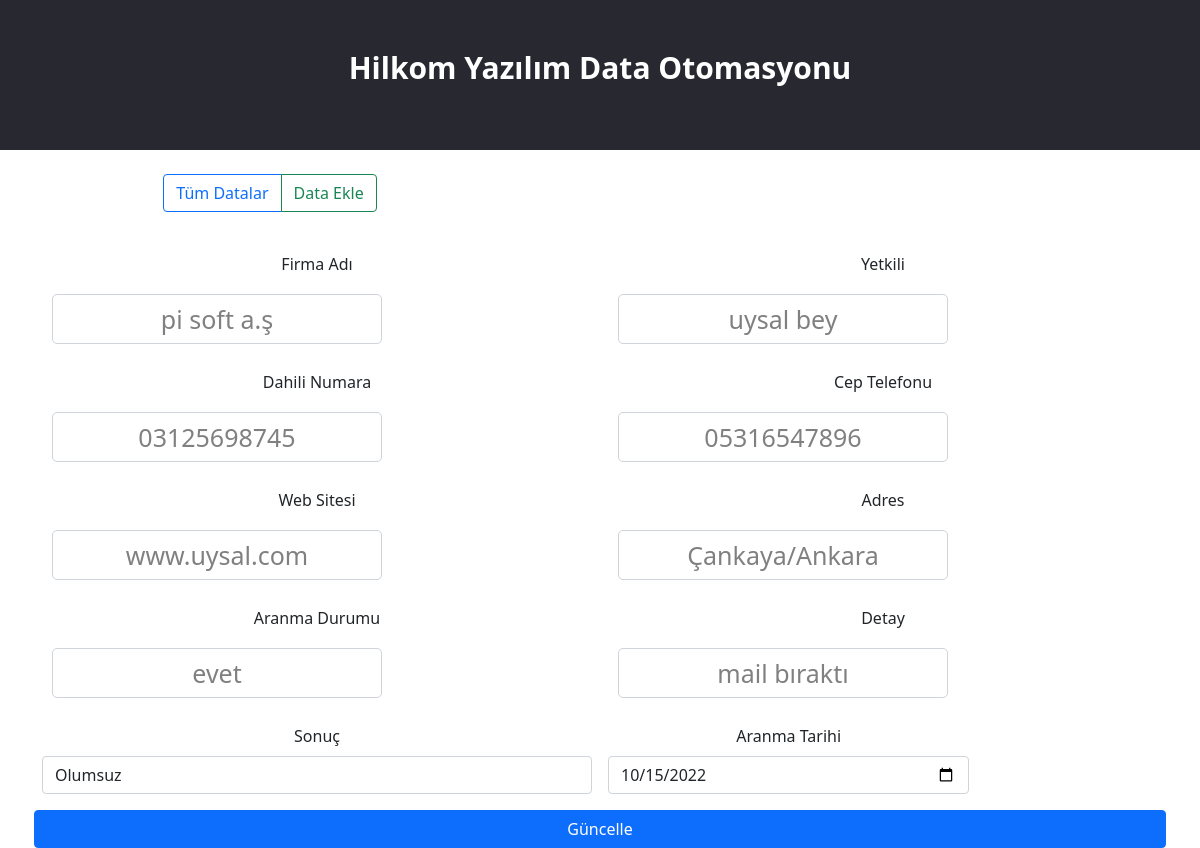
The page /guncelle.php?id=9 (signed in) on the database its author committed.
### tables this page shows
CREATE TABLE `data` (
  `id` int(11) NOT NULL,
  `firmaAdi` varchar(255) NOT NULL,
  `yetkili` varchar(255) NOT NULL,
  `dahili` varchar(255) NOT NULL,
  `cep` varchar(255) NOT NULL,
  `web` varchar(255) NOT NULL,
  `arama` varchar(255) NOT NULL,
  `detay` varchar(300) NOT NULL,
  `duzenleyen` varchar(255) NOT NULL,
  `sonuc` varchar(255) NOT NULL,
  `tarih` date NOT NULL,
  `adres` varchar(5000) NOT NULL
);

### guncelle.php (the view, shortened to what this page needs)
<?php
 include "sistem.php";
$sql ="SELECT * FROM data WHERE id = ?";
$sorgu = $db->prepare($sql);
$sorgu->execute([
    $_GET['id']
]);
$satir = $sorgu->fetch(PDO::FETCH_ASSOC);
?>
<!DOCTYPE html>
<html lang="en">
<head>
    <link rel="stylesheet" type="text/css" href="style.css">
<link href="https://cdn.jsdelivr.net/npm/bootstrap@5.0.1/dist/css/bootstrap.min.css" rel="stylesheet">
</head>
<body>
   <header>
        <div class="container">
        <h1>Hilkom Yazılım Data Otomasyonu</h1>
        </div>
    </header>
      <div class="container" style="margin-left:-25%;margin-top: 2% ">
                <div >
                    <div class="btn-group">
                        <a href="home.php" class="btn btn-outline-primary" >Tüm Datalar</a>
                        <a href="kaydet.php" class="btn btn-outline-success">Data Ekle</a>
                    </div>
                </div>
            </div>
    <main>
    <div class="container">
        <form action="" method="post" class="row mt-4 g-3">
            <div class="col-6">
                <label for="firmaAdi" class="form-label">Firma Adı</label>
                <input type="text" class="form-control" name="firmaAdi" value="<?=$satir['firmaAdi']?>">
            </div>
            <div class="col-6">
                <label for="yetkili" class="form-label">Yetkili</label>
                <input type="text" class="form-control" name="yetkili" value="<?=$satir['yetkili']?>">
            </div>
            <div class="col-6">
                <label for="dahili" class="form-label">Dahili Numara</label>
                <input type="text" class="form-control" name="dahili" value="<?=$satir['dahili']?>">
            </div>
            <div class="col-6">
                <label for="cep" class="form-label">Cep Telefonu</label>
                <input type="text" class="form-control" name="cep" value="<?=$satir['cep']?>">
            </div>
            <div class="col-6">
                <label for="web" class="form-label">Web Sitesi</label>
                <input type="text" class="form-control" name="web" value="<?=$satir['web']?>">
            </div>
            <div class="col-6">
                <label for="adres" class="form-label">Adres</label>
                <input type="text" class="form-control" name="adres"
                 value="<?=$satir['adres']?>">
            </div>
            <div class="col-6">
                <label for="arama" class="form-label">Aranma Durumu</label>
                <input type="text" class="form-control" name="arama" value="<?=$satir['arama']?>">
            </div>
            <div class="col-6">
                <label for="detay" class="form-label">Detay</label>
                <input type="text" class="form-control" name="detay" value="<?=$satir['detay']?>">
            </div>
            <div class="col-6">
                <label for="sonuc" class="form-label">Sonuç</label>
                <select class="form-control" name="taskOption">
                      <option value="Olumsuz">Olumsuz</option>
                </select>
            </div>
            <div class="col-4">
                <label for="tarih" class="form-label">Aranma Tarihi</label>
                <input type="date" class="form-control" name="tarih" value="<?=$satir['tarih']?>">
            </div>
            <button type="submit" name="guncelle" class="btn btn-primary">Güncelle</button>
        </form>
    </div>
    </main>
</body>
</html>

### style.css (style rules this page uses)
body { padding: 0; margin: 0; font-family: 'helvatica',sans-serif; text-align: center; background-color: #fff; }
header { position: relative; width: 100%; height: 150px; left: 0; background-color: #282930; top: 0; }
header h1 { position: absolute; color: white; left: 0; right: 0; margin: auto; top: 50px; font-size: 30px; font-weight: bold; }
input[type="text"], input[type="password"] { width: 60%; height: 50px; margin: 10px; background: #fff; border-radius: 5px; text-align: center; font-size: 25px; color: gray; }
::placeholder { font:25px; text-align: center; }

### rows shown on the page
data: firmaAdi "pi soft a.ş", yetkili "uysal bey", dahili "03125698745", cep "05316547896", web "www.uysal.com", adres "Çankaya/Ankara", arama "evet", detay "mail bıraktı", tarih "10/15/2022"
